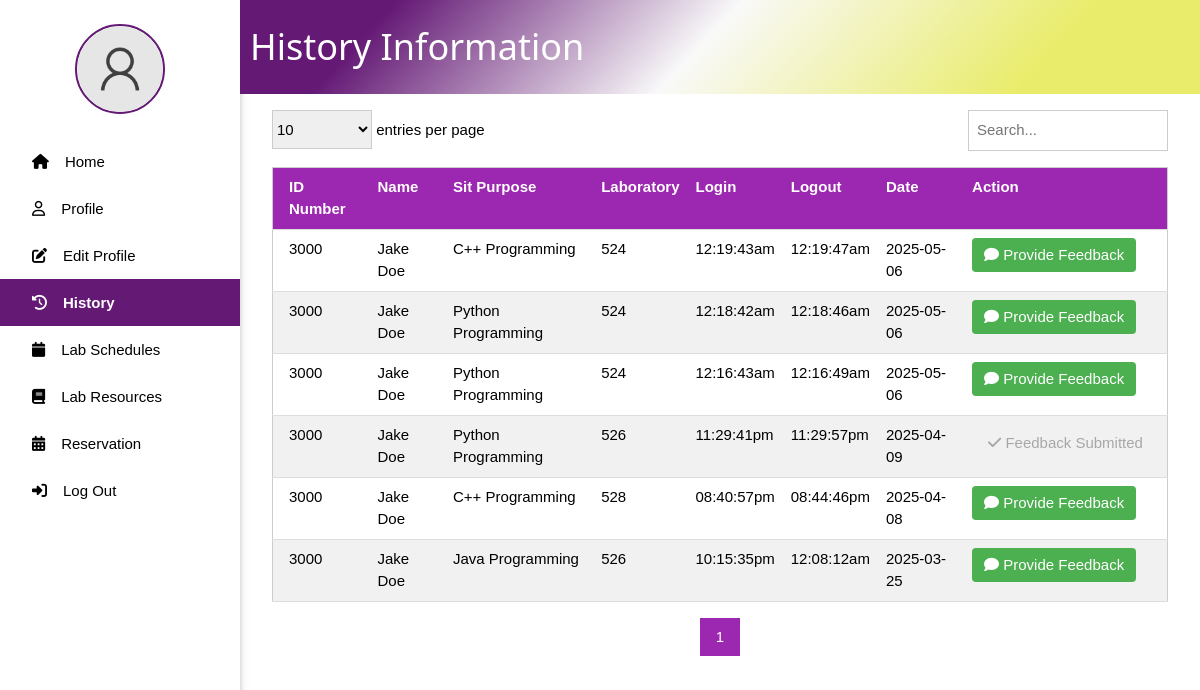
Screenshot of /history.php (signed in) with the database file from the repository.
### tables this page shows
CREATE TABLE `sitin_records` (
  `ID` int(11) NOT NULL,
  `IDNO` int(11) NOT NULL,
  `PURPOSE` varchar(255) NOT NULL,
  `LABORATORY` varchar(255) NOT NULL,
  `TIME_IN` datetime NOT NULL DEFAULT current_timestamp(),
  `TIME_OUT` datetime DEFAULT NULL
);

CREATE TABLE `feedback` (
  `ID` int(11) NOT NULL,
  `SITIN_RECORD_ID` int(11) NOT NULL,
  `STUDENT_ID` varchar(50) NOT NULL,
  `RATING` int(1) NOT NULL,
  `COMMENT` text DEFAULT NULL,
  `CREATED_AT` timestamp NOT NULL DEFAULT current_timestamp()
);

### history.php (the view, shortened to what this page needs)
<?php
include 'connect.php';
$user = isset($_SESSION['user']) ? $_SESSION['user'] : null;
$records_per_page = isset($_GET['entries']) ? (int)$_GET['entries'] : 10;
$page = isset($_GET['page']) ? (int)$_GET['page'] : 1;
$offset = ($page - 1) * $records_per_page;
$search = isset($_GET['search']) ? $conn->real_escape_string($_GET['search']) : '';
$search_condition = " WHERE s.IDNO = " . $user['IDNO'] . " AND s.TIME_OUT IS NOT NULL";
$total_records_query = "SELECT COUNT(*) as count FROM sitin_records s" . $search_condition;
$total_records_result = $conn->query($total_records_query);
$total_records = $total_records_result->fetch_assoc()['count'];
$total_pages = ceil($total_records / $records_per_page);
$sql = "SELECT s.*,
        CONCAT(u.FIRSTNAME, ' ', COALESCE(u.MIDDLENAME, ''), ' ', u.LASTNAME) as NAME,
        f.ID as FEEDBACK_ID,
        f.RATING as FEEDBACK_RATING
        FROM sitin_records s
        LEFT JOIN user u ON s.IDNO = u.IDNO
        LEFT JOIN feedback f ON s.ID = f.SITIN_RECORD_ID AND f.STUDENT_ID = s.IDNO" .
        $search_condition .
        " ORDER BY s.TIME_IN DESC LIMIT $offset, $records_per_page";
$result = $conn->query($sql);
?>
<!DOCTYPE html>
<html lang="en">
<head>
    <link rel="stylesheet" href="w3.css">
    <link rel="stylesheet" href="side_nav.css">
</head>
<body>
    <div class="w3-sidebar w3-bar-block w3-collapse w3-card w3-animate-left" style="width:20%;" id="mySidebar">
        <div class="profile w3-center w3-margin w3-padding">
            <?php
            $profile_pic = isset($user['PROFILE_PIC']) ? $user['PROFILE_PIC'] : 'images/default_pic.png';
            ?>
            <img src="<?php echo htmlspecialchars($profile_pic); ?>" alt="profile_pic" style="width: 90px; height:90px; border-radius: 50%; border: 2px solid rgba(100,25,117,1);">
        </div>
        <a href="dashboard.php" class="w3-bar-item w3-button"><i class="fa-solid fa-house w3-padding"></i>Home</a>
        <a href="#" onclick="document.getElementById('profile').style.display='block'" class="w3-bar-item w3-button"><i class="fa-regular fa-user w3-padding"></i>Profile</a>
        <a href="profile.php" class="w3-bar-item w3-button"><i class="fa-solid fa-edit w3-padding"></i>Edit Profile</a>
        <a href="history.php" class="w3-bar-item w3-button active"><i class="fa-solid fa-clock-rotate-left w3-padding"></i>History</a>
        <a href="view_lab_schedules.php" class="w3-bar-item w3-button"><i class="fa-solid fa-calendar w3-padding"></i><span>Lab Schedules</span></a>
        <a href="view_lab_resources.php" class="w3-bar-item w3-button"><i class="fa-solid fa-book w3-padding"></i><span>Lab Resources</span></a>
        <a href="make_reservation.php" class="w3-bar-item w3-button"><i class="fa-solid fa-calendar-days w3-padding"></i><span>Reservation</span></a>
        <a href="logout.php" class="w3-bar-item w3-button"><i class="fa-solid fa-right-to-bracket w3-padding"></i>Log Out</a>
    </div>
    <div style="margin-left:20%">
        <div class="title_page w3-container" style="display: flex; align-items: center;">
            <h1 style="margin-left: 10px; color: #ffff;">History Information</h1>
        </div>
        <div class="w3-container w3-margin">
            <div class="w3-row">
                <div class="w3-col m6">
                    <select class="w3-select w3-border" style="width: 100px;" onchange="changeEntries(this.value)">
                        <option value="10" <?php echo $records_per_page == 10 ? 'selected' : ''; ?>>10</option>
                    </select>
                    <span>entries per page</span>
                </div>
                <div class="w3-col m6 w3-right-align">
                    <input type="text" class="w3-input w3-border" placeholder="Search..."
                           style="width: 200px; display: inline-block;"
                           value="<?php echo htmlspecialchars($search); ?>"
                           onkeyup="if(event.keyCode === 13) search(this.value)">
                </div>
            </div>
            <div class="w3-responsive">
                <table class="w3-table-all w3-margin-top">
                    <thead>
                        <tr class="w3-purple">
                            <th>ID Number</th>
                            <th>Name</th>
                            <th>Sit Purpose</th>
                            <th>Laboratory</th>
                            <th>Login</th>
                            <th>Logout</th>
                            <th>Date</th>
                            <th>Action</th>
                        </tr>
                    </thead>
                    <tbody>
                        <?php if ($result->num_rows > 0): ?>
                            <?php while($row = $result->fetch_assoc()): ?>
                                <tr>
                                    <td><?php echo htmlspecialchars($row['IDNO']); ?></td>
                                    <td><?php echo htmlspecialchars($row['NAME']); ?></td>
                                    <td><?php echo htmlspecialchars($row['PURPOSE']); ?></td>
                                    <td><?php echo htmlspecialchars($row['LABORATORY']); ?></td>
                                    <td><?php echo htmlspecialchars(date('h:i:sa', strtotime($row['TIME_IN']))); ?></td>
                                    <td><?php echo $row['TIME_OUT'] ? htmlspecialchars(date('h:i:sa', strtotime($row['TIME_OUT']))) : ''; ?></td>
                                    <td><?php echo htmlspecialchars(date('Y-m-d', strtotime($row['TIME_IN']))); ?></td>
                                    <td>
                                        <?php if ($row['FEEDBACK_ID']): ?>
                                            <button class="w3-button w3-disabled w3-light-grey" disabled>
                                                <i class="fa-solid fa-check"></i> Feedback Submitted
                                            </button>
                                        <?php else: ?>
                                            <button class="feedback-btn" onclick="provideFeedback('<?php echo $row['ID']; ?>')">
                                                <i class="fa-solid fa-comment"></i> Provide Feedback
                                            </button>
                                        <?php endif; ?>
                                    </td>
                                </tr>
                            <?php endwhile; ?>
                        <?php else: ?>
                            <tr>
                                <td colspan="8" class="w3-center">No records found</td>
                            </tr>
                        <?php endif; ?>
                    </tbody>
                </table>
            </div>
            <div class="w3-center w3-margin-top">
                <div class="w3-bar">
                    <?php
                    $start_page = max(1, $page - 2);
                    $end_page = min($total_pages, $page + 2);
                    for ($i = $start_page; $i <= $end_page; $i++):
                    ?>
                        <a href="?page=<?php echo $i; ?>&entries=<?php echo $records_per_page; ?>&search=<?php echo urlencode($search); ?>"
                           class="w3-button <?php echo $i == $page ? 'w3-purple' : ''; ?>"><?php echo $i; ?></a>
                    <?php endfor; ?>
                </div>
            </div>
        </div>
    </div>
</body>
</html>

### w3.css (style rules this page uses)
html { box-sizing:border-box }
*,*:before,*:after { box-sizing:inherit }
html { -ms-text-size-adjust:100%;-webkit-text-size-adjust:100% }
body { margin:0 }
a { background-color:transparent }
img { border-style:none }
button,input,select,textarea,optgroup { font:inherit;margin:0 }
button,input { overflow:visible }
button,select { text-transform:none }
button,[type=button],[type=reset],[type=submit] { -webkit-appearance:button }
html,body { font-family:Verdana,sans-serif;font-size:15px;line-height:1.5 }
html { overflow-x:hidden }
h1 { font-size:36px }
h1,h2,h3,h4,h5,h6 { font-family:"Segoe UI",Arial,sans-serif;font-weight:400;margin:10px 0 }
img { vertical-align:middle }
a { color:inherit }
.w3-table,.w3-table-all { border-collapse:collapse;border-spacing:0;width:100%;display:table }
.w3-table-all { border:1px solid #ccc }
.w3-bordered tr,.w3-table-all tr { border-bottom:1px solid #ddd }
.w3-table-all tr:nth-child(odd) { background-color:#fff }
.w3-table-all tr:nth-child(even) { background-color:#f1f1f1 }
.w3-table td,.w3-table th,.w3-table-all td,.w3-table-all th { padding:8px 8px;display:table-cell;text-align:left;vertical-align:top }
.w3-table th:first-child,.w3-table td:first-child,.w3-table-all th:first-child,.w3-table-all td:first-child { padding-left:16px }
.w3-btn,.w3-button { border:none;display:inline-block;padding:8px 16px;vertical-align:middle;overflow:hidden;text-decoration:none;color:inherit;background-color:inherit;text-align:center;cursor:pointer;white-space:nowrap }
.w3-btn,.w3-button { -webkit-touch-callout:none;-webkit-user-select:none;-khtml-user-select:none;-moz-user-select:none;-ms-user-select:none;user-select:none }
.w3-disabled,.w3-btn:disabled,.w3-button:disabled { cursor:not-allowed;opacity:0.3 }
.w3-disabled *,:disabled * { pointer-events:none }
.w3-input { padding:8px;display:block;border:none;border-bottom:1px solid #ccc;width:100% }
.w3-select { padding:9px 0;width:100%;border:none;border-bottom:1px solid #ccc }
.w3-sidebar { height:100%;width:200px;background-color:#fff;position:fixed!important;z-index:1;overflow:auto }
.w3-bar { width:100%;overflow:hidden }
.w3-center .w3-bar { display:inline-block;width:auto }
.w3-bar .w3-button { white-space:normal }
.w3-bar-block .w3-bar-item { width:100%;display:block;padding:8px 16px;text-align:left;border:none;white-space:normal;float:none;outline:0 }
.w3-responsive { display:block;overflow-x:auto }
.w3-container:after,.w3-container:before,.w3-panel:after,.w3-panel:before,.w3-row:after,.w3-row:before,.w3-row-padding:after,.w3-row-padding:before, .w3-cell-row:before,.w3-cell-row:after,.w3-clear:after,.w3-clear:before,.w3-bar:before,.w3-bar:after { content:"";display:table;clear:both }
.w3-col,.w3-half,.w3-third,.w3-twothird,.w3-threequarter,.w3-quarter { float:left;width:100% }
@media (min-width:601px) { .w3-col.m6,.w3-half { width:49.99999% } }
@media (min-width:993px) { .w3-sidebar.w3-collapse { display:block!important } }
.w3-container,.w3-panel { padding:0.01em 16px }
.w3-card,.w3-card-2 { box-shadow:0 2px 5px 0 rgba(0,0,0,0.16),0 2px 10px 0 rgba(0,0,0,0.12) }
.w3-animate-left { position:relative;animation:animateleft 0.4s }
.w3-right-align { text-align:right!important }
.w3-center { text-align:center!important }
.w3-border { border:1px solid #ccc!important }
.w3-margin { margin:16px!important }
.w3-margin-top { margin-top:16px!important }
.w3-padding { padding:8px 16px!important }
.w3-purple,.w3-hover-purple:hover { color:#fff!important;background-color:#9c27b0!important }
.w3-light-grey,.w3-hover-light-grey:hover,.w3-light-gray,.w3-hover-light-gray:hover { color:#000!important;background-color:#f1f1f1!important }

### side_nav.css (style rules this page uses)
.title_page { position: sticky; top: 0; z-index: 1000; padding: 10px 0; background: rgb(100,25,117); background: linear-gradient(133deg, rgba(100,25,117,1) 15%, rgba(249,249,249,1) 48%, rgba(233,236,107,1) 82%); }
.active { background-color:rgba(100,25,117,1); color: white; font-weight: bold; }

### history.php (style rules this page uses)
.feedback-btn { background-color: #4CAF50; color: white; padding: 6px 12px; border: none; border-radius: 4px; cursor: pointer; }

### rows the page displays
sitin_records: IDNO "3000", NAME "Jake Doe", PURPOSE "C++ Programming", LABORATORY "524", TIME_IN "12:19:43am", TIME_OUT "12:19:47am", TIME_IN "2025-05-06"
sitin_records: IDNO "3000", NAME "Jake Doe", PURPOSE "Python Programming", LABORATORY "524", TIME_IN "12:18:42am", TIME_OUT "12:18:46am", TIME_IN "2025-05-06"
sitin_records: IDNO "3000", NAME "Jake Doe", PURPOSE "Python Programming", LABORATORY "524", TIME_IN "12:16:43am", TIME_OUT "12:16:49am", TIME_IN "2025-05-06"
feedback: SITIN_RECORD_ID.IDNO "3000", NAME "Jake Doe", SITIN_RECORD_ID.PURPOSE "Python Programming", SITIN_RECORD_ID.LABORATORY "526", SITIN_RECORD_ID.TIME_IN "11:29:41pm", SITIN_RECORD_ID.TIME_OUT "11:29:57pm", SITIN_RECORD_ID.TIME_IN "2025-04-09", shows "Feedback Submitted"
sitin_records: IDNO "3000", NAME "Jake Doe", PURPOSE "C++ Programming", LABORATORY "528", TIME_IN "08:40:57pm", TIME_OUT "08:44:46pm", TIME_IN "2025-04-08"
sitin_records: IDNO "3000", NAME "Jake Doe", PURPOSE "Java Programming", LABORATORY "526", TIME_IN "10:15:35pm", TIME_OUT "12:08:12am", TIME_IN "2025-03-25"
